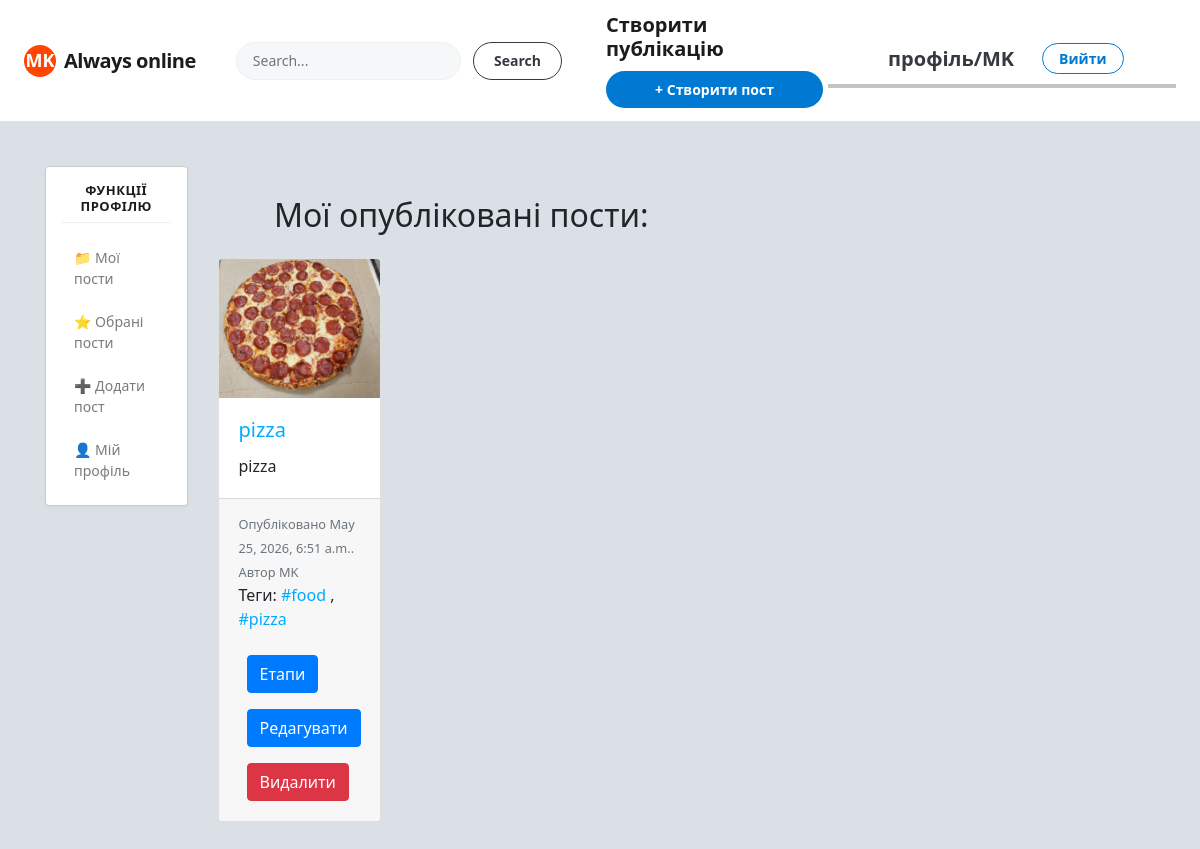
/dashboard/ (signed in), run on the app's committed database.
### blog/models.py (models this page shows, shortened)
class Post(models.Model):
    STATUS_CHOICES = (
        ('draft', 'Draft'),
        ('published', 'Published'),
    )
    title = models.CharField(max_length=250, verbose_name='Назва поста')
    slug = models.SlugField(max_length=250, unique_for_date='publish')
    author = models.ForeignKey(User, on_delete=models.CASCADE,
                               related_name='blog_posts', verbose_name='Автор')
    short_description=models.CharField(max_length=400, verbose_name='Короткий опис')
    publish = models.DateTimeField(default=timezone.now, verbose_name='Дата публікації')
    created = models.DateTimeField(auto_now_add=True, verbose_name='Дата створення')
    updated = models.DateTimeField(auto_now=True, verbose_name='Дата зміни')
    status = models.CharField(max_length=10, choices=STATUS_CHOICES, default='draft', verbose_name='Статус публікації')
    image = models.ImageField(upload_to='product_images/', blank=False, verbose_name='Зображення')
    tags = TaggableManager()
    favourite = models.ManyToManyField(User, related_name='fav_posts', blank=True)
    likes = models.ManyToManyField(User, related_name='liked_posts', blank=True)
    class Meta:
        ordering = ['-publish']
    def get_absolute_url(self):
        return reverse('blog:post_detail', args=[self.publish.year, self.publish.month, self.publish.day, self.slug, self.id])

### blog/views.py (the view)
# urls.py: path('dashboard/', views.dashboard, name='dashboard'),
@login_required
def dashboard(request):
    user = request.user
    posts_pub = Post.objects.filter(author=user, status='published')
    posts_draft = Post.objects.filter(author=user, status='draft')
    return render(request, 'blog/account/dashboard.html', {'posts_pub': posts_pub,
                                                           'posts_draft': posts_draft})

### blog/templates/blog/account/dashboard.html (shortened to what this page needs)
{% extends 'blog/base_account.html' %}
{% block account_content %}
    {% if posts_pub %}
        <h2 class="text-center mb-4">Мої опубліковані пости:</h2>
        <div class="card-deck">
            <div class="row row-cols-2 row-cols-md-2">
                {% for post in posts_pub %}
                    <div class="col mb-4">
                        <div class="card" style="height: 100%">
                            <a href="{{ post.get_absolute_url }}">
                                <img src="{{ MEDIA_URL }}{{ post.image.url }}" class="card-img-top" alt="...">
                            </a>
                            <div class="card-body">
                                <a href="{{ post.get_absolute_url }}">
                                    <h5 class="card-title">{{ post.title }}</h5>
                                </a>
                                <p class="card-text">{{ post.short_description|truncatewords:25 }}</p>
                            </div>
                            <div class="card-footer">
                                <small class="text-muted">Опубліковано {{ post.publish }}.
                                    Автор {{ post.author }}</small>
                                <p> Теги:
                                    {% for tag in post.tags.all %}
                                        <a href="{% url "blog:post_list_by_tag" tag.slug %}">
                                            {{ tag.name }}
                                        </a>
                                        {% if not forloop.last %}
                                            ,
                                        {% endif %}
                                    {% endfor %}
                                </p>
                                <a class="btn btn-primary m-2"
                                   href="{% url 'blog:post_point_list' post.id %}">
                                     Етапи
                                </a>
                                <a class="btn btn-primary m-2"
                                   href="{% url 'blog:post_edit' post.id %}">Редагувати</a>
                                <a class="btn btn-danger m-2" href="{% url 'blog:post_delete' post.id %}"> Видалити</a>
                            </div>
                        </div>
                    </div>
                {% endfor %}
            </div>
        </div>
    {% endif %}
{% endblock %}

### blog/templates/blog/base.html (shortened to what this page needs)
{% load static %}
<!DOCTYPE html>
<html lang="uk">
<head>
   <link rel="stylesheet" href="https://cdn.jsdelivr.net/npm/bootstrap@4.5.3/dist/css/bootstrap.min.css">
   <link rel="stylesheet" href="{% static 'css/style.css' %}">
</head>
<body style="background-color: #dae0e6;">
   {% block navbar %}
     <nav class="navbar navbar-expand-lg navbar-light bg-white border-bottom py-2 px-4" style="font-family: 'Segoe UI', sans-serif;">
         <a class="navbar-brand d-flex align-items-center" href="{% url 'blog:post_list' %}" style="gap: 8px;">
             <div style="background-color: #FF4500; width: 32px; height: 32px; border-radius: 50%; display: flex; align-items: center; justify-content: center; color: white; font-weight: bold; font-size: 18px; text-decoration: none;">
                 MK
             </div>
             <span style="font-size: 20px; font-weight: 700; color: #1c1c1c; letter-spacing: -0.5px;">Always online</span>
         </a>
         <div class="collapse navbar-collapse mx-4" id="navbarSupportedContent" style="flex-grow: 1; max-width: 600px;">
    <form method="get" action="{% url 'blog:post_list' %}" class="w-100 d-flex align-items-center" style="gap: 12px;">
        <div style="flex-grow: 1; position: relative;">
            <input type="text" name="query" class="form-control rounded-pill" placeholder="Search..." value="{{ request.GET.query|default:'' }}" style="background-color: #f6f7f8; border: 1px solid #edeff1; padding: 8px 16px; font-size: 14px; width: 100%; height: 38px; outline: none; box-shadow: none;">
        </div>
        <button class="btn btn-outline-dark rounded-pill font-weight-bold" type="submit" style="font-size: 14px; padding: 6px 20px; white-space: nowrap; height: 38px;">
            Search
        </button>
    </form>
</div>
         <div style="background-color: #ffffff;  border-radius: 4px; padding: 5px; margin-left: 15px;">
                <h4 style="margin: 0 0 10px 0; font-size: 20px; font-weight: bold; color: #1c1c1c;">Створити публікацію</h4>
                <a href="{% url 'blog:post_add' %}" class="btn btn-primary btn-block rounded-pill font-weight-bold" style="background-color: #0079d3; border: none; font-size: 14px; padding: 8px;">
                    + Створити пост
                </a>
            </div>
         <div id="header" class="d-flex align-items-center" style="font-size: 14px; gap: 12px; margin-left: auto;">
            {% if request.user.is_authenticated %}
                <a href="{% url 'blog:dashboard' %}" class="font-weight-bold text-dark text-decoration-none mr-3">
                    профіль/{{ request.user.username }}
                </a>
                <form method="post" action="{% url 'blog:logout' %}" style="display: inline; margin: 0;">
                    <button type="submit" class="btn btn-outline-primary btn-sm rounded-pill font-weight-bold px-3" style="border-color: #0079d3; color: #0079d3;">
                        Вийти
                    </button>
                </form>
            {% else %}
                <a href="{% url 'blog:login' %}" class="btn btn-primary btn-sm rounded-pill font-weight-bold px-4" style="background-color: #0079d3; border-color: #0079d3;">
                    Увійти
                </a>
            {% endif %}
         </div>
     </nav>
   {% endblock %}
   <div id="content" class="py-4">
       {% block content %}{% endblock %}
   </div>
</body>
</html>

### blog/static/css/style.css (style rules this page uses)
body { margin: 0; padding: 0; font-family: helvetica, sans-serif; }
a { color:#00abff; text-decoration: none; }
h2 { font-weight:normal; margin:30px 0 0; }
#content { float:left; width:60%; padding:0 0 0 30px; }
#header { padding:10px 60px; font-size:14px; color:#fff; border-bottom:4px solid #C0C5C1; overflow:auto; }
#header a { color:#f3f7cc; font-size: 20px; font-weight: bold; }
nav { background-color: #574b60; }
#header { padding: 10px 60px; border-bottom: 4px solid #C0C5C1; }
#header a { font-size: 20px; font-weight: bold; }

### data on the page
Post: image (picture), title "pizza", short_description "pizza", publish "May 25, 2026, 6:51 a.m.", author "MK"
Tag: name "#food"
Tag: name "#pizza"

### other printed values
{{ request.user.username }} "MK"
